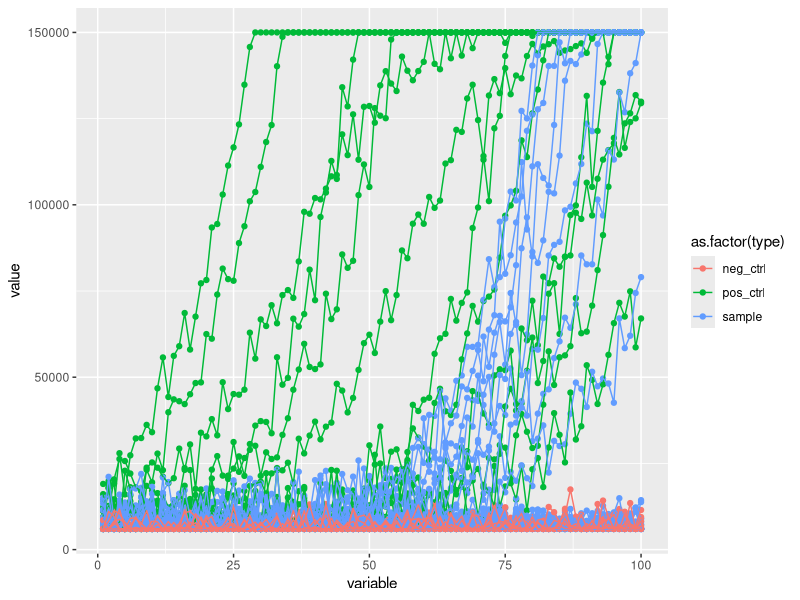

R code for this plot:
###simulated dataset: there's probably a slicker way to do this but I'm not that good at for loops!
###creates simulation of RT-QuIC data for half of a plate, where all controls & samples have 3 replicates
###by AK Wray 21 April 2023

# Load required packages
library(tidyverse)
library(reshape2)

# Set parameters
n_cycles <- 100  # Number of RT-QuIC cycles
n_replicates_pos<-3
n_replicates_pos_samples<-8
n_replicates_neg<-28
max_fluor <- 150000 # Maximum fluorescence value
min_fluor<-6000
plateau <- 150000  # Plateau fluorescence value
slope <- 0.10    # Slope of sigmoidal function
noise_sd <- 6000   # Standard deviation of noise

##### create data for positive controls with dilution series ######

data1 <- matrix(NA, nrow = n_replicates_pos, ncol = n_cycles)
for (j in 1:n_replicates_pos) {
  cycle <- seq_len(n_cycles)
  fluor <- min_fluor + (3*j/3.003) * max_fluor * (1 / (1 + exp(-slope * (cycle - (n_cycles / 2.8))))) # Sigmoidal function
  fluor <- fluor + rnorm(n_cycles, 0, noise_sd)                           # Add noise
  fluor[fluor > plateau] <- plateau      # Apply plateau effect
  data1[j,]<-fluor
}

data2<-matrix(NA, nrow = n_replicates_pos, ncol = n_cycles)
for (j in 1:n_replicates_pos) {
  cycle <- seq_len(n_cycles)
  fluor <- min_fluor +  (3*j/3.05) * max_fluor * (1 / (1 + exp(-slope * (cycle - (n_cycles / 1.8))))) # Sigmoidal function
  fluor <- fluor + rnorm(n_cycles, 0, noise_sd)                             # Add noise
  fluor[fluor > plateau] <- plateau      # Apply plateau effect
  data2[j,]<-fluor
}

data3 <- matrix(NA, nrow = n_replicates_pos, ncol = n_cycles)
for (j in 1:n_replicates_pos) {
  cycle <- seq_len(n_cycles)
  fluor <- min_fluor +  (3*j/3.1) * max_fluor * (1 / (1 + exp(-slope * (cycle - (n_cycles / 1.2))))) # Sigmoidal function
  fluor <- fluor + rnorm(n_cycles, 0, noise_sd*1.1)                             # Add noise
  fluor[fluor > plateau] <- plateau      # Apply plateau effect
  data3[j,]<-fluor
}

data4<-matrix(NA, nrow = n_replicates_pos, ncol = n_cycles)
for (j in 1:n_replicates_pos) {
  cycle <- seq_len(n_cycles)
  fluor <- min_fluor +  (3*j/3.4) * max_fluor * (1 / (1 + exp(-slope * (cycle - (n_cycles / 1.001))))) # Sigmoidal function
  fluor <- fluor + rnorm(n_cycles, 0, noise_sd*1.2)                             # Add noise
  fluor[fluor > plateau] <- plateau      # Apply plateau effect
  data4[j,]<-fluor
}

pos_ctrls<-rbind(data1,data2,data3,data4)
pos_ctrls[pos_ctrls<min_fluor]<-min_fluor
wells<-c("A01","A02","A03","A04","A05","A06","A07","A08","A09","A10","A11","A12")
names<-c(rep("pos_ctrl_1",12))
type<-c(rep("pos_ctrl",12))

concentration<-c(rep("-4",3), rep("-5",3), rep("-6",3),rep("-7",3))
pos_ctrls_names<-as.data.frame(cbind(wells,names,type, concentration, pos_ctrls))

####create data for negative controls & presumed nonamplifying samples #####
#let's say you have 13 samples and 2 negative controls, each with 3 replicates
#of those samples, 3 are positive (2 for which all 3 replicates are positive, and 1 for which 2/3 replicates are positive)

data5 <- matrix(NA, nrow = n_replicates_neg, ncol = n_cycles)
for (j in 1:n_replicates_neg) {
  cycle <- seq_len(n_cycles)
  fluor <- min_fluor  # Sigmoidal function
  fluor <- fluor + rnorm(n_cycles, 0, noise_sd/2)   # Add noise
  fluor[fluor > plateau] <- plateau      # Apply plateau effect
  data5[j,]<-fluor
}

##now, assign well numbers. lets say, B10-12, C04-C06, and D01-D02 are the positives (leave out)
wells2<-c("B01","B02","B03","B04","B05","B06","B07","B08","B09",
         "C01","C02","C03","C07","C08","C09","C10","C11","C12",
         "D03","D04","D05","D06","D07","D08","D09","D10","D11","D12",
         "B10","B11","B12","C04","C05","C06","D01","D02")

###create data for presumed positive samples #####
#2 positive triplets + 2 positive/3 replicates:

data6<-matrix(NA, nrow = n_replicates_pos_samples, ncol = n_cycles)
for (j in 1:n_replicates_pos_samples) {
  cycle <- seq_len(n_cycles)
  fluor <- min_fluor +  (8*j/8.3) * max_fluor * (1 / (1 + exp(-slope * (cycle - (n_cycles / 1.001))))) # Sigmoidal function
  fluor <- fluor + rnorm(n_cycles, 0, noise_sd*1.2)                             # Add noise
  fluor[fluor > plateau] <- plateau      # Apply plateau effect
  data6[j,]<-fluor
}

all_samples<-as.data.frame(rbind(data5,data6))
all_samples_named<-as.data.frame(cbind(wells2, all_samples))
all_samples_ordered<-with(all_samples_named,  all_samples_named[order(wells2) , ])

names2<-c(rep("sample_01",3), rep("sample_02",3), rep("sample_03",3),rep("sample_04",3), 
             rep("sample_05",3), rep("sample_06",3),rep("sample_07",3), rep("sample_08",3), 
             rep("sample_09",3), rep("sample_10",3), rep("neg_ctrl_1",3), rep("neg_ctrl_2",3))

type2<-c(rep("sample",30),rep("neg_ctrl",6))
concentration2<-paste(rep("-4", 36))

all_samples_ordered[all_samples_ordered < min_fluor] <- min_fluor
all_samples_combo<-cbind(names2, concentration2, type2, all_samples_ordered)
all_samples_final<-as.data.frame(all_samples_combo[,c(4,1,3,2,5:104)])

######combine all simulated data#####
colnames(all_samples_final)<-c("wells","names","type", "concentration",paste(c(1:100)))
colnames(pos_ctrls_names)<-c("wells","names","type", "concentration",paste(c(1:100)))

fake_data<-rbind(pos_ctrls_names, all_samples_final)
df<-fake_data

df_melt<-reshape2::melt(df, id.vars=c("wells", "names","type", "concentration"))
df_melt$variable<-as.numeric(df_melt$variable)
df_melt$value<-as.numeric(df_melt$value)

p1<-ggplot(aes(x=variable, y=value, color=as.factor(type)), data=df_melt)+
  geom_point()+geom_line(aes(group=as.factor(wells)))
p1

#write.csv(df, file="RTQ_simulated_data.csv")
